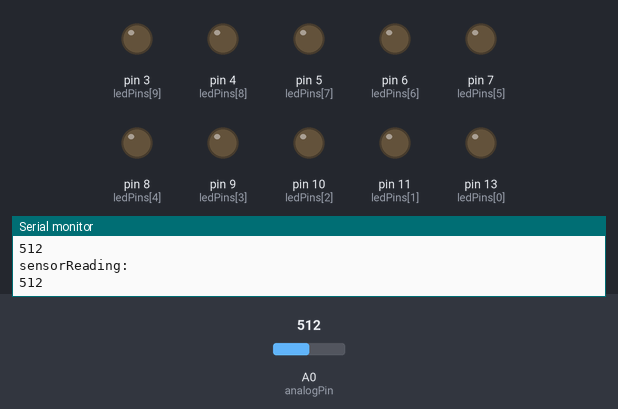
Simulated run of this sketch. Board: Arduino Uno, built with avr-gcc and run on an emulated ATmega328P. On the bench: output pins drawn as LEDs (lit = HIGH), the last lines printed to the serial monitor. The test bench sets the inputs (shaded band); at power-on: A0 (analogPin) = 512.

Above: at 1.2 s.
1.3 s: A0 (analogPin) set to 639
4.2 s: A0 (analogPin) set to 665
At 6.7 s:
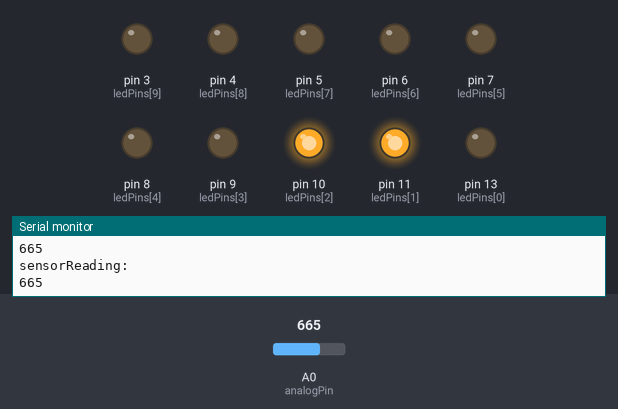
7.2 s: A0 (analogPin) set to 742
10.2 s: A0 (analogPin) set to 772
At 12.5 s:
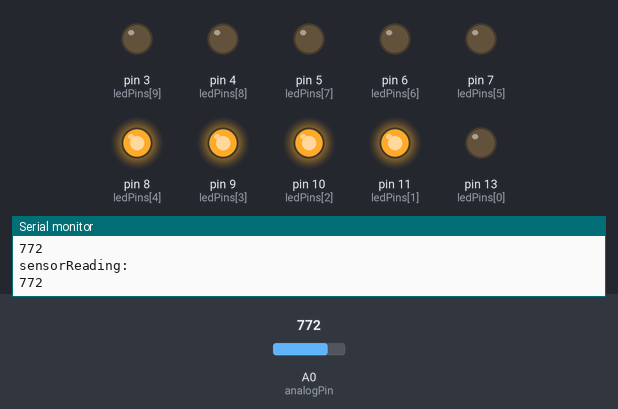
13.2 s: A0 (analogPin) set to 810
16.2 s: A0 (analogPin) set to 831
At 18.4 s:
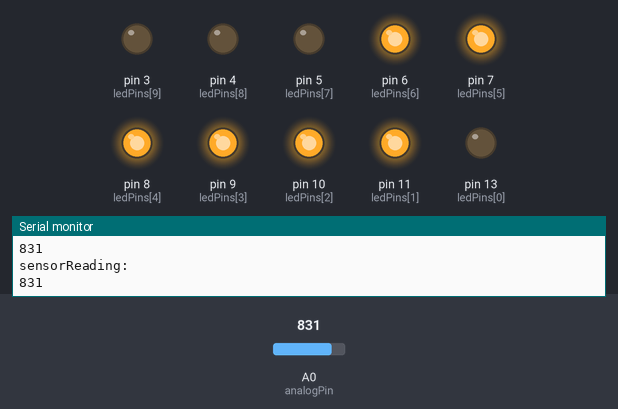
Timing chart, 0 to 19.9 s (numbered marks = the images above; inputs shaded):
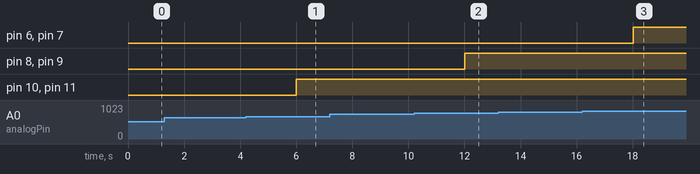

The sketch:

Breathalyzer.ino
```cpp
/*

@ Code for interfacing Alcohol Gas Sensor MQ-3 with Arduino
@ Code by Daniel Spillere Andrade and Daniel Amato Zabotti
@ daniel@danielandrade.net / danielzabotti@gmail.com
@     www.DanielAndrade.net

*/


const int analogPin = 0;    // the pin that the potentiometer is attached to
const int ledCount = 10;    // the number of LEDs in the bar graph
short sensorReading;
short sensor = 0;
int ledPins[] = {
  13,11,10,9,8,7,6,5,4,3,2 // Here we have the number of LEDs to use in the BarGraph
  };
int x[] = {
  650,760, 820,840,860 // Here we have the number of LEDs to use in the BarGraph
  };

void setup() {
  Serial.begin(9800);
  for (int thisLed = 0; thisLed < ledCount; thisLed++) {
    pinMode(ledPins[thisLed], OUTPUT);
  }}

void loop() {
  //This is the code to light up LED's
  int sensorReading = analogRead(analogPin);
//  Serial.println("sensor reading: ");
//  Serial.println(sensorReading);
//   int ledLevel = map(sensorReading, 500, 950, 0, ledCount);

   print();
   delay(500);
   if(sensorReading >= 650 && sensorReading <= 760) //20%
   {
     digitalWrite(ledPins[1], HIGH);
     digitalWrite(ledPins[2], HIGH);
     digitalWrite(ledPins[3], LOW);
     digitalWrite(ledPins[4], LOW);
     digitalWrite(ledPins[5], LOW);
     digitalWrite(ledPins[6], LOW);
     digitalWrite(ledPins[7], LOW);
     digitalWrite(ledPins[8], LOW);
     digitalWrite(ledPins[9], LOW);
     digitalWrite(ledPins[10], LOW);
   }
   else if(sensorReading > 760 && sensorReading <=820 )//40%
   {
     digitalWrite(ledPins[1], HIGH);
     digitalWrite(ledPins[2], HIGH);
     digitalWrite(ledPins[3], HIGH);
     digitalWrite(ledPins[4], HIGH);
     digitalWrite(ledPins[5], LOW);
     digitalWrite(ledPins[6], LOW);
     digitalWrite(ledPins[7], LOW);
     digitalWrite(ledPins[8], LOW);
     digitalWrite(ledPins[9], LOW);
     digitalWrite(ledPins[10], LOW);
   }
   else if(sensorReading > 820 && sensorReading <=840 ) //60%
   {
     digitalWrite(ledPins[1], HIGH);
     digitalWrite(ledPins[2], HIGH);
     digitalWrite(ledPins[3], HIGH);
     digitalWrite(ledPins[4], HIGH);
     digitalWrite(ledPins[5], HIGH);
     digitalWrite(ledPins[6], HIGH);
     digitalWrite(ledPins[7], LOW);
     digitalWrite(ledPins[8], LOW);
     digitalWrite(ledPins[9], LOW);
     digitalWrite(ledPins[10], LOW);
   }
   else if(sensorReading > 840 && sensorReading <=860 ) //80%
   {
     digitalWrite(ledPins[1], HIGH);
     digitalWrite(ledPins[2], HIGH);
     digitalWrite(ledPins[3], HIGH);
     digitalWrite(ledPins[4], HIGH);
     digitalWrite(ledPins[5], HIGH);
     digitalWrite(ledPins[6], HIGH);
     digitalWrite(ledPins[7], HIGH);
     digitalWrite(ledPins[8], HIGH);
     digitalWrite(ledPins[9], LOW);
     digitalWrite(ledPins[10], LOW);
   }
   else if(sensorReading > 860)
   {
     digitalWrite(ledPins[1], HIGH);
     digitalWrite(ledPins[2], HIGH);
     digitalWrite(ledPins[3], HIGH);
     digitalWrite(ledPins[4], HIGH);
     digitalWrite(ledPins[5], HIGH);
     digitalWrite(ledPins[6], HIGH);
     digitalWrite(ledPins[7], HIGH);
     digitalWrite(ledPins[8], HIGH);
     digitalWrite(ledPins[9], HIGH);
     digitalWrite(ledPins[10], HIGH);
   }
   if(sensorReading < 650){
     for (int thisLed = 0; thisLed < ledCount; thisLed++) {
        digitalWrite(ledPins[thisLed], LOW);
     }
    }

//   for (int thisLed = 0; thisLed < ledCount; thisLed++) {
//     print();
//     if (thisLed < ledLevel) {
//       digitalWrite(ledPins[thisLed], HIGH);
//     }
//
//     else {
//       digitalWrite(ledPins[thisLed], LOW);
//     }
//   }

}

void print(){
  sensorReading = analogRead(analogPin);
  Serial.println("sensorReading: ");
  Serial.println(sensorReading);
  Serial.println("\r\n");

  delay(500);
}
```

Measured:
- the behaviour switches between 649 and 650 on A0 (analogPin) (found by bisection; images 0 and 1)
- the behaviour switches between 760 and 761 on A0 (analogPin) (found by bisection; images 1 and 2)
- the behaviour switches between 820 and 821 on A0 (analogPin) (found by bisection; images 2 and 3)
- after the input at 4.2 s, pin 10 (ledPins[2]), pin 11 (ledPins[1]): LOW → HIGH after 1.8 s
- after the input at 10.2 s, pin 8 (ledPins[4]), pin 9 (ledPins[3]): LOW → HIGH after 1.8 s
- after the input at 16.2 s, pin 6 (ledPins[6]), pin 7 (ledPins[5]): LOW → HIGH after 1.8 s
